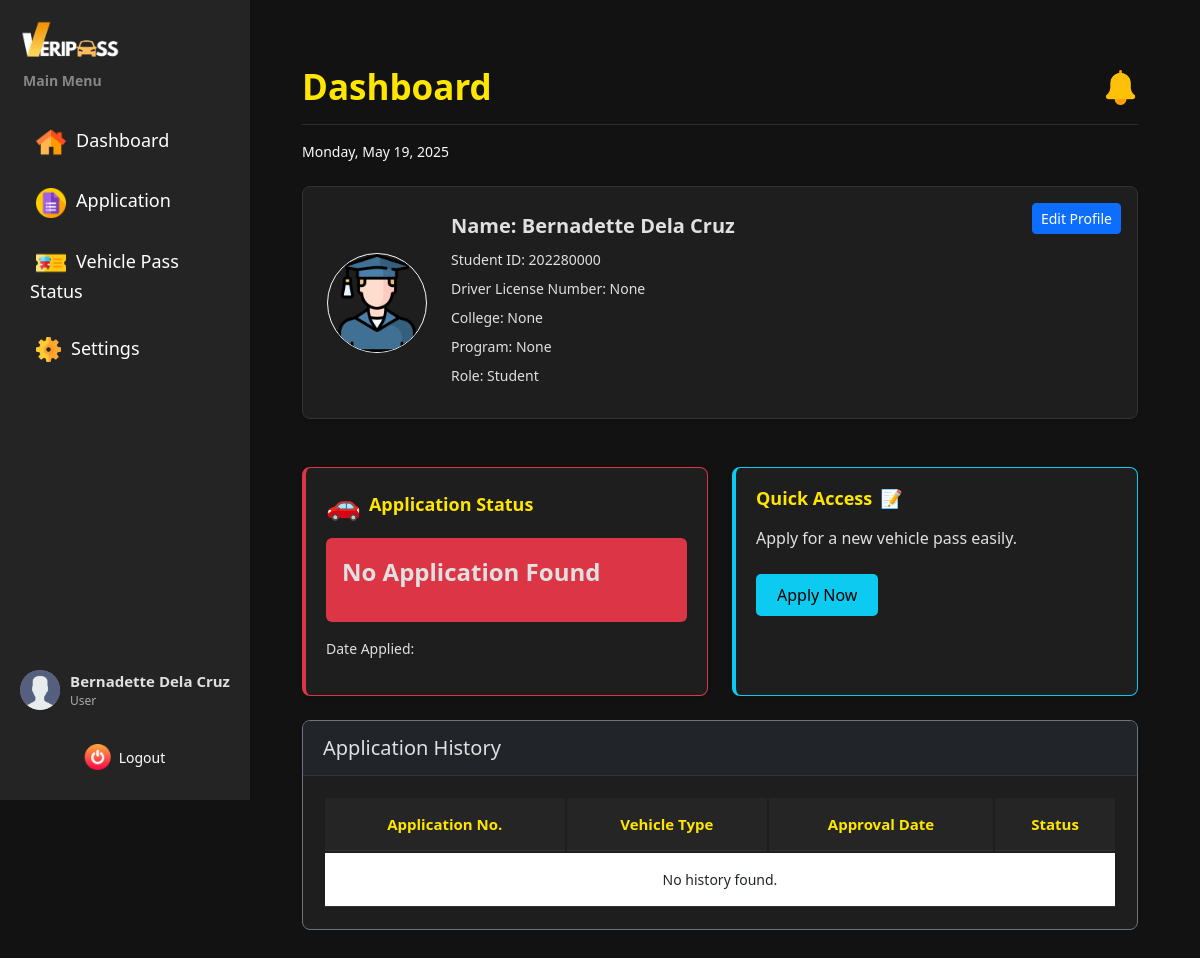
/dashboard/user/ (signed in), run on an earlier commit of the app's database.
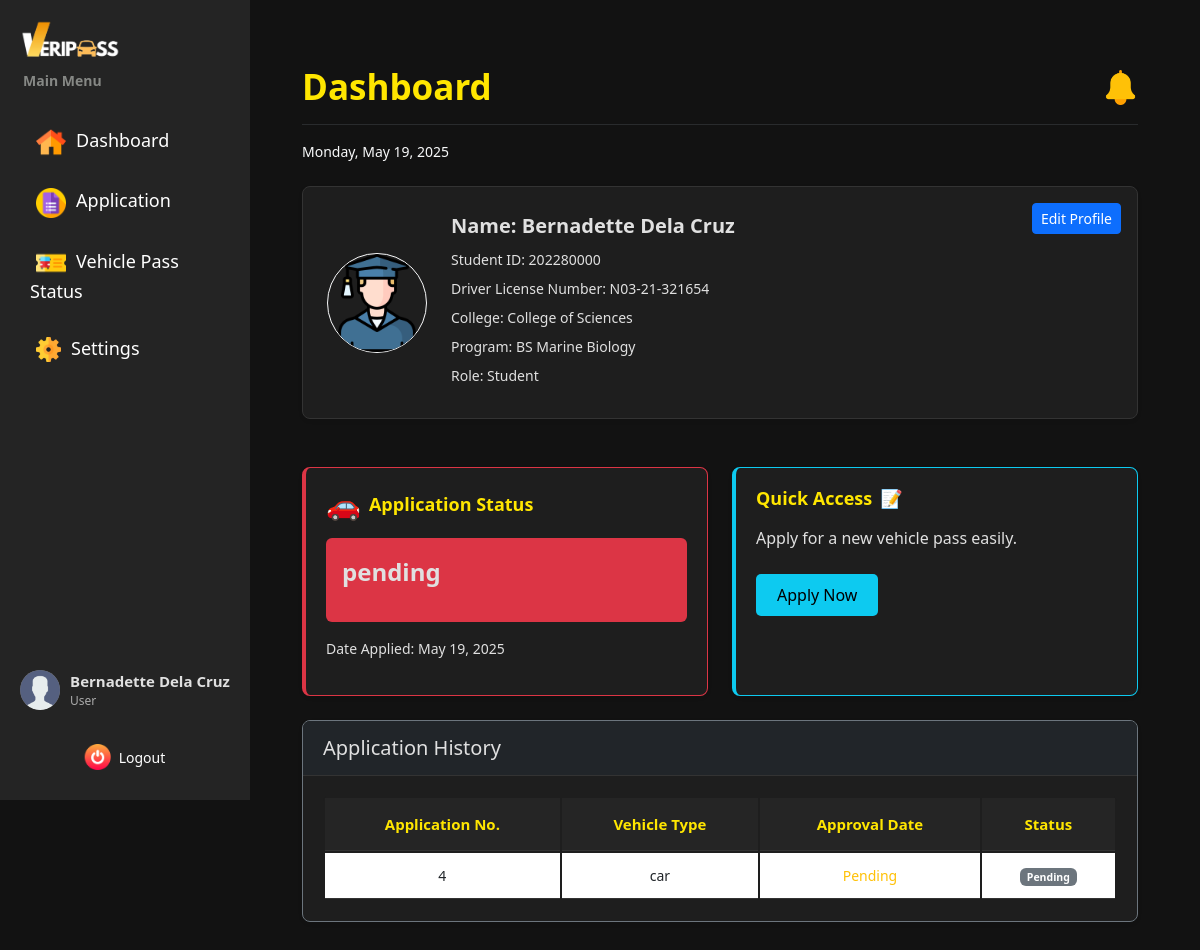
And on a later commit of the database.
### vehicle_pass/models.py (models this page shows, shortened)
class BaseModel(models.Model):
    created_at = models.DateTimeField(auto_now_add=True, db_index=True)
    updated_at = models.DateTimeField(auto_now=True)
    class Meta:
        abstract = True

class UserProfile(BaseModel):
    ROLE_CHOICES = [('user', 'User'),
        ('security', 'Security'),
        ('cashier', 'Cashier'),
        ('admin', 'Admin')
        ]
    SCHOOL_ROLE_CHOICES = [('student', 'Student'),
                   ('faculty', 'Faculty'),
                   ('university personnel', 'University Personnel')
                   ]
    profile_picture = models.ImageField(
        upload_to='profile_pictures/',
        blank=True,
        null=True,
    )
    corporate_email = models.EmailField(max_length=50, unique=True)
    password = models.CharField(max_length=128)
    lastname = models.CharField(max_length=25)
    firstname = models.CharField(max_length=50)
    middle_name = models.CharField(max_length=25, blank=True, null=True)
    suffix = models.CharField(max_length=5, blank=True, null=True)
    dl_number = models.CharField(max_length=15, blank=True, null=True)
    college = models.CharField(max_length=100, blank=True, null=True)
    program = models.CharField(max_length=100, blank=True, null=True)
    department = models.CharField(max_length=100, blank=True, null=True)
    address = models.CharField(max_length=100, blank=True, null=True)
    role = models.CharField(max_length=20, choices=ROLE_CHOICES, default='user', null=True)
    school_role = models.CharField(max_length=20, choices=SCHOOL_ROLE_CHOICES, null=True, blank=True)

class Registration(BaseModel):
    STATUS_CHOICES = [
        ('pending', 'Pending'),
        ('cancelled', 'Cancelled'),
        ('for payment', 'For Payment'),
        ('reviewing documents', 'Reviewing Documents'),
        ('for final inspection', 'For Final Inspection'),
        ('approved', 'Approved'),
        ('rejected', 'Rejected')
    ]
    registrationNumber = models.BigAutoField(primary_key=True)
    user = models.ForeignKey(UserProfile, on_delete=models.CASCADE)
    vehicle = models.ForeignKey(Vehicle, on_delete=models.CASCADE)
    files = models.URLField(max_length=250)
    status = models.CharField(max_length=20, choices=STATUS_CHOICES, default='pending')
    remarks = models.TextField(null=True)

class Vehicle(BaseModel):
    applicant = models.ForeignKey(UserProfile, on_delete=models.CASCADE, null=True, blank=True)
    plateNumber = models.CharField(max_length=10, unique=True)
    type = models.CharField(max_length=20)
    model = models.CharField(max_length=20)
    vehicle_color = models.CharField(max_length=20)
    chassisNumber = models.CharField(max_length=17)
    OR_Number = models.CharField(max_length=15)
    CR_Number = models.CharField(max_length=9)
    is_owner = models.BooleanField(default=False)
    owner_firstname = models.CharField(max_length=45, null=True, blank=True)
    owner_middlename = models.CharField(max_length=45, null=True, blank=True)
    owner_lastname = models.CharField(max_length=45, null=True, blank=True)
    owner_suffix = models.CharField(max_length=5, null=True, blank=True)
    relationship_to_owner = models.CharField(max_length=15, null=True, blank=True)
    contact_number = models.CharField(max_length=13, null=True, blank=True)

### vehicle_pass/views.py (the view)
# urls.py: path("dashboard/user/", default_dashboard, name="default_dashboard"),
@login_required
def default_dashboard(request):
    user_id = request.session.get("user_id")
    try:
        profile = UserProfile.objects.get(id=user_id)
    except UserProfile.DoesNotExist:
        profile = None
    try:
        registration = Registration.objects.filter(user=profile).latest('created_at')
    except Registration.DoesNotExist:
        registration = None
    history = Registration.objects.filter(user=profile).order_by('-created_at')
    context = {
        'profile': profile,
        'registration': registration,
        'history': history,
    }
    return render(request, "User Dashboard/User_Dashboard.html", context)

### vehicle_pass/authentication.py (called while the page is built)
def login_required(view_func):
    @wraps(view_func)
    def wrapper(request, *args, **kwargs):
        if "user_id" not in request.session:
            return redirect("/login")  # Redirect to login if not authenticated
        return view_func(request, *args, **kwargs)
    return wrapper

### vehicle_pass/context_processors.py (called while the page is built)
def admin_user_context(request):
    if hasattr(request, 'session') and 'user_id' in request.session:
        try:
            user_id = request.session.get('user_id')
            admin_user = UserProfile.objects.get(id=user_id, role='admin')
            admin_name = f"{admin_user.firstname} {admin_user.lastname}"
        except Exception as e:
            admin_name = "Admin"
    else:
        admin_name = "Not Logged In"
    return {'admin_name': admin_name}

### templates/User Dashboard/User_Dashboard.html (shortened to what the changed rows need)
{% extends 'includes/user_sidebar.html' %}
{% load static %}
{% block extra_css %}
<link rel="stylesheet" href="{% static 'css/user-dashboard-style.css' %}">
{% endblock %}
{% block content %}
<div class="dashboard-wrapper">
    <div class="main-content">
        <div class="container-fluid py-3">
            <div class="d-flex flex-column flex-md-row justify-content-between align-items-start align-items-md-center mb-3">
                <h2 class="title mb-3 mb-md-0">Dashboard</h2>
            </div>
            <div class="card profile-card p-4 mt-4 shadow-sm position-relative">
                <div class="d-flex flex-row align-items-center">
                    <div class="profile-info ms-4">
                        <p class="fs-5 fw-bold">Name: {{ profile.firstname }} {{ profile.lastname }}</p>
                        {% if profile.school_role == "student" %}
                            <p>Student ID: {{ profile.corporate_email|slice:":9" }}</p>
                            <p>Driver License Number: {{ profile.dl_number }}</p>
                            <p>College: {{ profile.college }}</p>
                            <p>Program: {{ profile.program }}</p>
                            <p>Role: Student</p>
                        {% elif profile.school_role == "faculty" %}
                            <p>Faculty ID: {{ profile.corporate_email|slice:":9" }}</p>
                            <p>Driver License Number: {{ profile.dl_number }}</p>
                            <p>Department: {{ profile.department }}</p>
                            <p>Role: Faculty</p>
                        {% elif profile.school_role == "university personnel" %}
                            <p>Personnel ID: {{ profile.corporate_email|slice:":9" }}</p>
                            <p>Driver License Number: {{ profile.dl_number }}</p>
                            <p>Department: {{ profile.department }}</p>
                            <p>Role: University Personnel</p>
                        {% endif %}
                    </div>
                </div>
            </div>
            <div class="row mt-4 g-4">
                <div class="col-md-6">
                    <div class="card status-card h-100 border-danger shadow-sm">
                        <div class="card-body">
                            <h5 class="card-title d-flex align-items-center">
                                <span class="text-danger fs-3">🚗</span>
                                <span class="ms-2">Application Status</span>
                            </h5>
                            <div class="status-box p-3 rounded mt-3">
                                <p class="fs-4 fw-bold">
                                    {{ registration.status|default:"No Application Found" }}
                                </p>
                            </div>
                            <p class="text small mt-3">
                                Date Applied: {{ registration.created_at|date:"F j, Y" }}
                            </p>
                        </div>
                    </div>
                </div>
            </div>
            <div class="card mt-4 border-secondary shadow-sm">
                <div class="card-body">
                    <div class="table-responsive">
                        <table class="table table-hover align-middle text-center">
                            <thead>
                                <tr>
                                    <th>Application No.</th>
                                    <th>Vehicle Type</th>
                                    <th>Approval Date</th>
                                    <th>Status</th>
                                </tr>
                            </thead>
                            <tbody>
                                {% if history %}
                                    {% for app in history %}
                                    <tr>
                                        <td>{{ app.registrationNumber }}</td>
                                        <td>{{ app.vehicle.type }}</td>
                                        <td>
                                            {% if app.status == 'approved' %}
                                                {{ app.updated_at|date:"Y-m-d" }}
                                            {% else %}
                                                <span class="text-warning">Pending</span>
                                            {% endif %}
                                        </td>
                                        <td>
                                            <span class="badge bg-{{ app.status|slugify }}">
                                                {{ app.status|title }}
                                            </span>
                                        </td>
                                    </tr>
                                    {% endfor %}
                                {% else %}
                                    <tr><td colspan="4" class="text-center py-3">No history found.</td></tr>
                                {% endif %}
                            </tbody>
                        </table>
                    </div>
                </div>
            </div>
        </div>
    </div>
</div>
{% endblock %}

What changed in the data, as far as the page shows it:
changed UserProfile "Bernadette": dl_number "None" → "N03-21-321654"; college "None" → "College of Sciences"; program "None" → "BS Marine Biology"
added Registration: status "pending", created_at "May 19, 2025", registrationNumber "4", vehicle.type "car", shows "Pending", status "Pending"
Also different on the page:
{{ registration.status|default:"No Application Found" }}: "No Application Found" → (not shown)
text no longer shown: "No history found."
